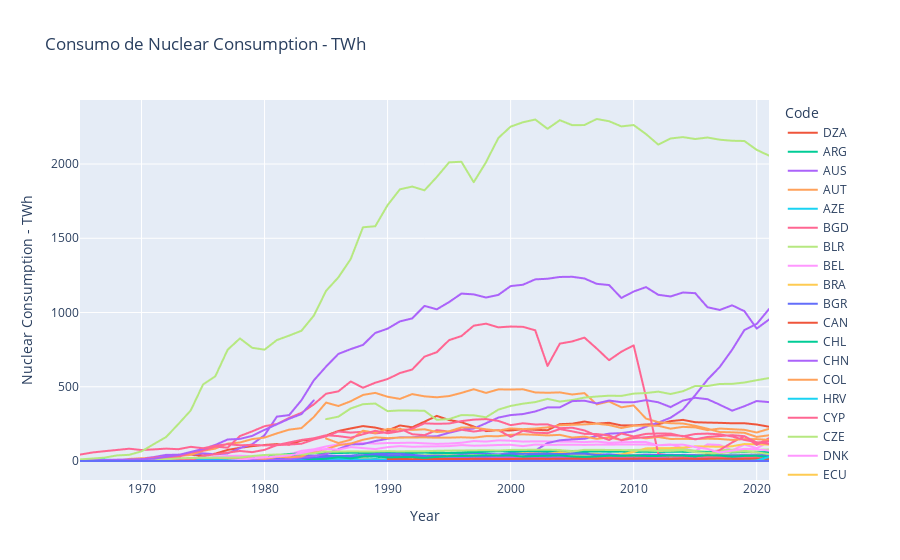

The notebook cell saved with this chart:
### Code cell
fig1 = px.line(mundo, x='Year', y="Nuclear Consumption - TWh", color="Code",title='Consumo de Nuclear Consumption - TWh ')
fig1.show()
